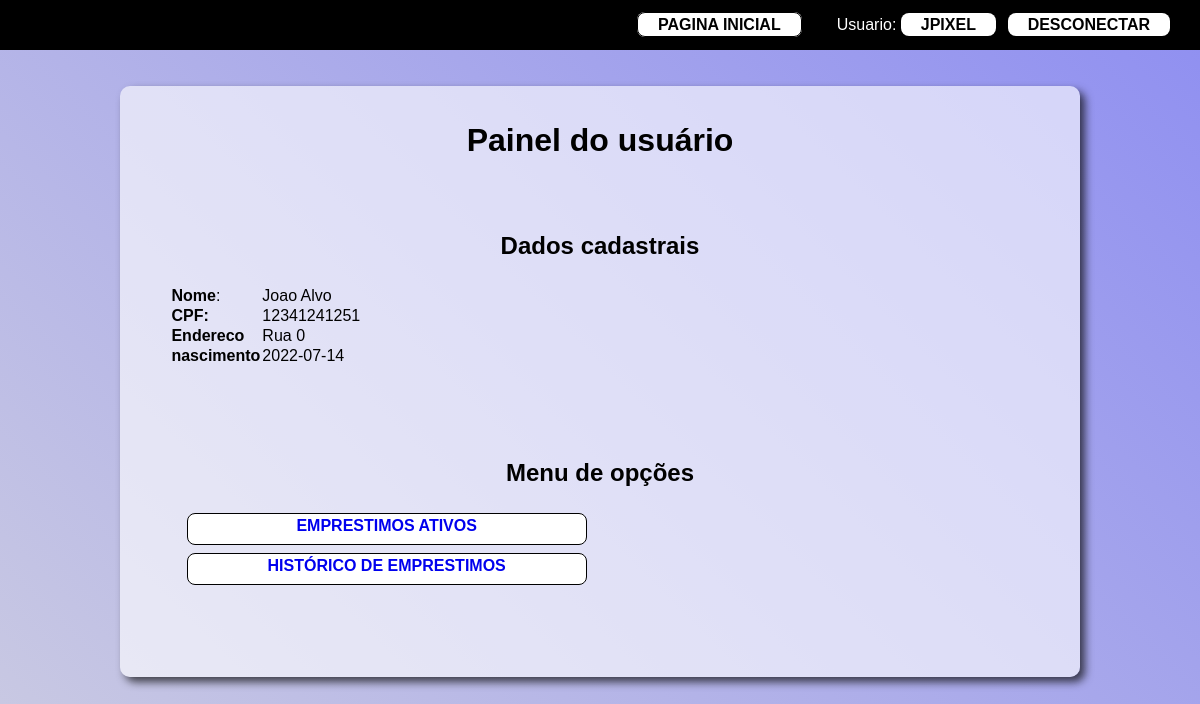
The app's page /painelDoUsuario.php (signed in) with its own data.
### tables this page shows
CREATE TABLE `client` (
  `cpf` char(11) NOT NULL,
  `nome` char(45) NOT NULL,
  `endereco` char(45) NOT NULL,
  `nascimento` date NOT NULL,
  `usuario_id` int(11) NOT NULL
);

### painelDoUsuario.php (the view, shortened to what this page needs)
<html>
<head>
	<link rel="stylesheet" type="text/css" href="css/estilo.css" media="screen"/>
</head>
<body>
    <div class="MenuContaTop">
		<?php
			if(isset($_SESSION["ConectedLT"])){
				echo"<ul align='right'>";
				echo"<li><a class='buttons2' href='index.php' >Pagina Inicial</a></li>";
				echo"<li>Usuario:  <a href='painelDoUsuario.php'> ".$_SESSION["Login"]."</a></li>";
				echo"<li><a href='validacao.php?act=logout'>Desconectar</a></li>";
				echo"</ul>";
			}
			else{
				echo"<script>alert('Acesso negado!'); </script>";
				echo"<script> window.location='index.php';</script>";
			}
		?>
	</div>
	<div >
		<?php
		$pdo = new PDO('mysql:host=localhost;dbname=locatech;charset=utf8', "root", "");
        $pdo->setAttribute(PDO::ATTR_ERRMODE, PDO::ERRMODE_EXCEPTION);
            if($_SESSION["TipoUsuario"]==1){
				$consulta = $pdo->prepare("select * from client where usuario_id=".$_SESSION['IdUsuario'].";");
                $sql = "select * from client where usuario_id=".$_SESSION['IdUsuario'].";";
                $consulta->execute();
                $check = $consulta->fetch(PDO::FETCH_ASSOC);
				echo "<div class='Painel'>";
				echo "<h1 align='center' >Painel do usuário</h1>";
					if(isset($check["cpf"])){
						echo "<div >";
							echo "<h2 align='center'>Dados cadastrais</h2>";
							echo "<table class=''>";
							foreach($pdo->query($sql) as $row )
								{
									echo "<tr>";
										echo "<td class=''><b>Nome</b>: </td>";
										echo "<td class=''>".$row["nome"]."</td>";
									echo "</tr>";
									echo "<tr>";
										echo "<td class=''><b>CPF: </b></td>";
										echo "<td class=''>".$row["cpf"]."</td>";
									echo "</tr>";
									echo "<tr>";
										echo "<td class=''><b>Endereco </b></td>";
										echo "<td class=''>".$row["endereco"]."</td>";
									echo "</tr>";
									echo "<tr>";
										echo "<td class=''><b>nascimento </b></td>";
										echo "<td class=''>".$row["nascimento"]."</td>";
									echo "</tr>";
								}
							echo "</table>";
						echo "</div>";
						echo "<div >";
							echo "<h2 align='center'>Menu de opções</h2>";
							echo "<ul>";
								echo "<li class='buttons2'><a href='listar.php?act=EmpAtivos'>Emprestimos ativos</a></li>";
								echo "<li class='buttons2'><a href='listar.php?act=EmpFinalizados'>Histórico de emprestimos</a></li>";
							echo "</ul>";
						echo "</div>";
					}
                echo "</div>";
            }
        ?>
    </div>
</body>
</html>

### css/estilo.css (style rules this page uses)
* { margin: 0; padding: 0; border: 0; text-decoration:none; font-style: normal; list-style-type:none; vertical-align:baseline; box-sizing: border-box; font-family: Arial, Helvetica, sans-serif; }
body { background: linear-gradient(45deg, rgb(203, 203, 226), rgb(143, 143, 241)); font-family: Arial; background-position: center; background-attachment: fixed; background-repeat: no-repeat; background-size: 100%; }
.MenuContaTop { position: sticky; height:50px; background-color:#000; color:#FFF; }
.MenuContaTop>ul { margin-right:2.5%; padding:0; }
.MenuContaTop>ul>li { display:inline; margin-left:1%; }
.MenuContaTop>ul>li>a { background-color:#FFF; color:#000; font-weight:bolder; text-decoration:none; text-transform:uppercase; padding:3px 20px; line-height:50px; border-radius:8px; -moz-border-radius:8px; -webkit-border-radius:8px; box-shadow:5px 4px 4px rgba(0, 0, 0, 0.6); -moz-box-shadow:5px 4px 4px rgba(0, 0, 0, 0.6); -webkit-box-shadow:5px 4px 4px rgba(0, 0, 0, 0.6); transition:all,0.9S; }
.Painel { height: auto; width: 80%; margin: 3% 10%; padding: 3% 1%; background-color:rgba(255, 255, 255, 0.61); border-radius: 10px; border: #000; box-shadow: 5px 5px 8px rgba(9, 9, 9, 0.7); }
.Painel h2 { margin-top: 3%; margin-bottom: 3%; }
.Painel div { margin: 3% 2%; padding: 2% 2%; }
.buttons2 { background-color:#FFF; margin: 1% 2%; width: 25rem; height: 2rem; font-size: medium; font-weight:bolder; text-align: center; text-transform:uppercase; padding:3px 5px; border:1px solid #000; border-radius:8px; transition:all,0.9S; }

### records on screen
client: nome "Joao Alvo", cpf "12341241251", endereco "Rua 0", nascimento "2022-07-14"

### other values on screen
$_SESSION["Login"] "JPIXEL"
